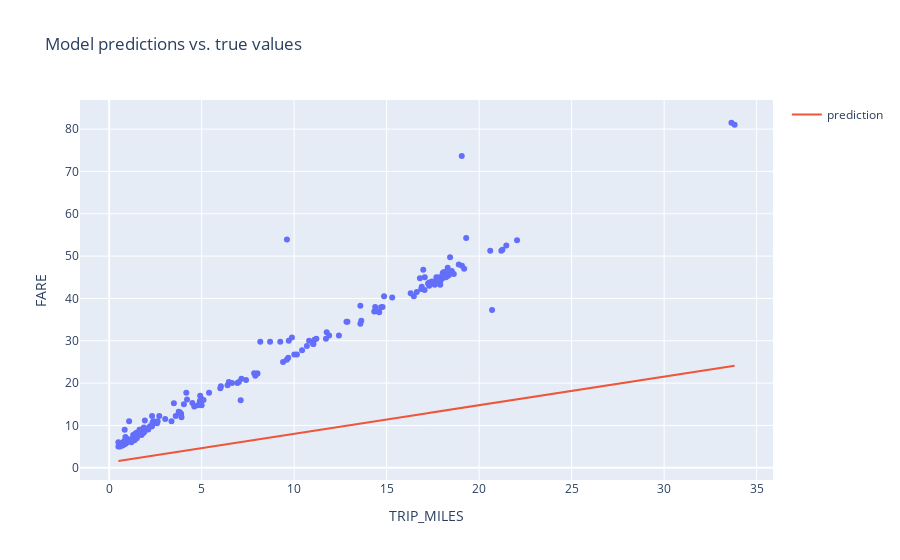

Write notebook code for a chart like this one.
### Markdown cell above
When the learning rate is too high, the loss curve bounces around and does not appear to be moving towards convergence with each iteration. Also, notice that the predicted model does not fit the data very well. With a learning rate that is too high, it is unlikely that you will be able to train a model with good results.

### Code cell
settings_2_b = ml_edu.experiment.ExperimentSettings(
    learning_rate = 0.0001,
    number_epochs = 20,
    batch_size = 50,
    input_features = ['TRIP_MILES']
)

metrics = [keras.metrics.RootMeanSquaredError(name='rmse')]

model_2 = create_model(settings_2_b, metrics)

experiment_2 = train_model('one_feature_hyper', model_2, training_df, 'FARE', settings_2_b)

ml_edu.results.plot_experiment_metrics(experiment_2, ['rmse'])
ml_edu.results.plot_model_predictions(experiment_2, training_df, 'FARE')

### Figure 1 — Plotly figure (JSON) as saved in the notebook; plotly's stock layout.template omitted (floating-point values rounded to 4 significant figures; data arrays with more than 128 entries replaced by an {"elided": "..."} marker saying what was removed)
{"data": [{"hovertemplate": "TRIP_MILES=%{x}<br>FARE=%{y}<extra></extra>", "legendgroup": "", "marker": {"color": "#636efa", "symbol": "circle"}, "mode": "markers", "name": "", "orientation": "v", "showlegend": false, "type": "scatter", "x": {"elided": "200 float values"}, "xaxis": "x", "y": {"elided": "200 float values"}, "yaxis": "y"}, {"mode": "lines", "name": "prediction", "type": "scatter", "x": {"elided": "200 float values"}, "y": {"elided": "200 float values"}}], "layout": {"legend": {"tracegroupgap": 0}, "title": {"text": "Model predictions vs. true values"}, "xaxis": {"anchor": "y", "domain": [0, 1], "title": {"text": "TRIP_MILES"}}, "yaxis": {"anchor": "x", "domain": [0, 1], "title": {"text": "FARE"}}}}
